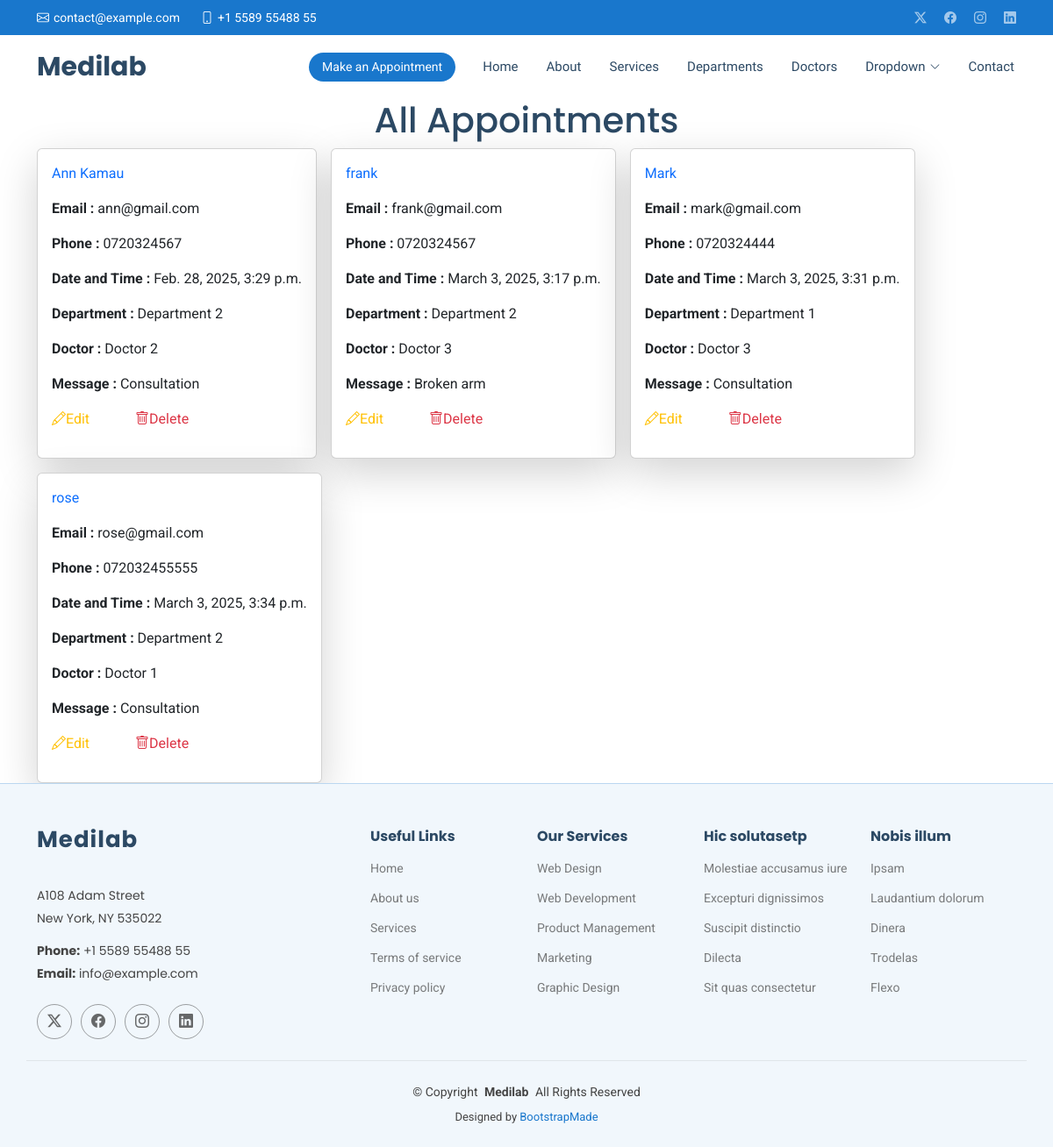
Before: /show/ with the older database file.
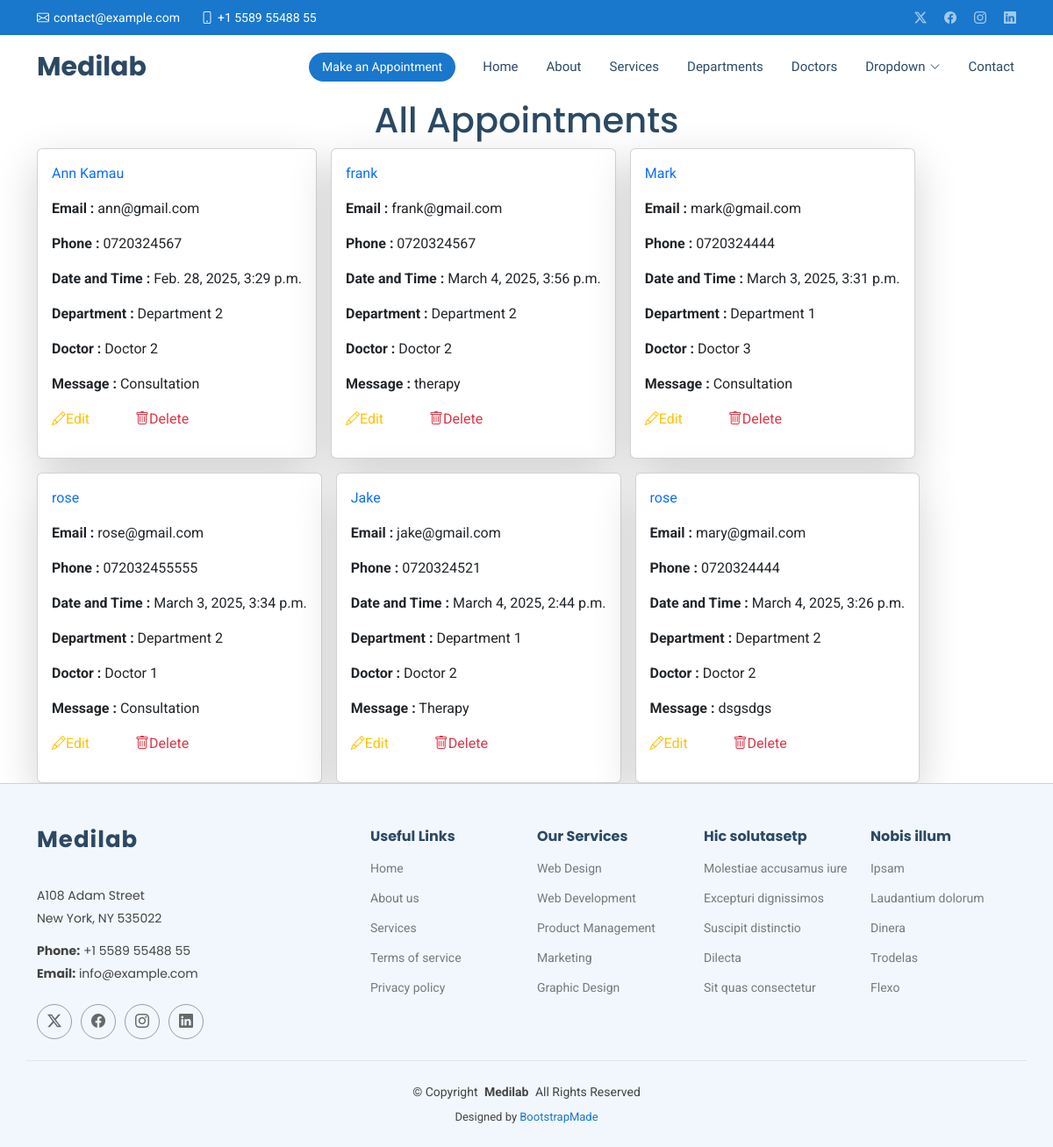
After: the same page with the newer database file.
### Hospitalapp/models.py (models this page shows, shortened)
class Appointment(models.Model):
    name = models.CharField(max_length=50)
    email = models.EmailField()
    phone = models.CharField(max_length=15)
    date = models.DateTimeField()
    department = models.CharField(max_length=50)
    doctor = models.CharField(max_length=50)
    message = models.TextField()

### Hospitalapp/views.py (the view)
# urls.py: path('show/', views.show, name='show'),
def show(request):
    all = Appointment.objects.all()
    return  render(request,'show.html',{'all':all})

### Templates/show.html (shortened to what this page needs)
{% extends 'starter-page.html' %}
{% load static %}
{% block content %}
    <h1 class="text-center">All Appointments</h1>
   <div class="d-flex flex-wrap gap-3 container">
    {% for x in all%}
        <div class="card w-30 shadow-lg p-3 ">
        <p class="text-primary">{{ x.name }}</p>
        <p><b>Email :</b> {{ x.email }}</p>
        <p><b>Phone :</b> {{ x.phone }}</p>
        <p><b>Date and Time :</b> {{ x.date }}</p>
        <p><b>Department :</b> {{ x.department }}</p>
        <p><b>Doctor :</b> {{ x.doctor }}</p>
        <p><b>Message :</b> {{ x.message }}</p>
        <p>
            <a href="{% url 'edit' x.id%}" class="text-warning me-5">
                <i class="bi bi-pencil"></i>Edit
            </a>
            <a href="/delete/{{ x.id }}" class="text-danger">
                <i class="bi bi-trash"></i>Delete
            </a>
        </p>
        </div>
    {% endfor %}
   </div>
{% endblock %}

### Templates/starter-page.html (shortened to what this page needs)
<!DOCTYPE html>
<html lang="en">
<head>
    {% load static %}
  <link href="{% static 'assets/vendor/bootstrap/css/bootstrap.min.css' %}" rel="stylesheet">
  <link href="{% static 'assets/vendor/bootstrap-icons/bootstrap-icons.css' %}" rel="stylesheet">
  <link href="{% static 'assets/vendor/aos/aos.css' %}" rel="stylesheet">
  <link href="{% static 'assets/vendor/fontawesome-free/css/all.min.css' %}" rel="stylesheet">
  <link href="{% static 'assets/vendor/glightbox/css/glightbox.min.css' %}" rel="stylesheet">
  <link href="{% static 'assets/vendor/swiper/swiper-bundle.min.css' %}" rel="stylesheet">
  <link href="{% static 'assets/css/main.css' %}" rel="stylesheet">
</head>
<body class="starter-page-page">
  <header id="header" class="header sticky-top">
    <div class="topbar d-flex align-items-center">
      <div class="container d-flex justify-content-center justify-content-md-between">
        <div class="contact-info d-flex align-items-center">
          <i class="bi bi-envelope d-flex align-items-center"><a href="mailto:contact@example.com">contact@example.com</a></i>
          <i class="bi bi-phone d-flex align-items-center ms-4"><span>+1 5589 55488 55</span></i>
        </div>
        <div class="social-links d-none d-md-flex align-items-center">
          <a href="#" class="twitter"><i class="bi bi-twitter-x"></i></a>
          <a href="#" class="facebook"><i class="bi bi-facebook"></i></a>
          <a href="#" class="instagram"><i class="bi bi-instagram"></i></a>
          <a href="#" class="linkedin"><i class="bi bi-linkedin"></i></a>
        </div>
      </div>
    </div>
    <div class="branding d-flex align-items-center">
      <div class="container position-relative d-flex align-items-center justify-content-between">
        <a href="index.html" class="logo d-flex align-items-center me-auto">
          <h1 class="sitename">Medilab</h1>
        </a>
        <nav id="navmenu" class="navmenu">
          <ul>
            <li><a href="{% url 'index' %}">Home<br></a></li>
            <li><a href="{% url 'about' %}">About</a></li>
            <li><a href="{% url 'service' %}">Services</a></li>
            <li><a href="{% url 'department' %}">Departments</a></li>
            <li><a href="{% url 'doctors' %}">Doctors</a></li>
            <li class="dropdown"><a href="#"><span>Dropdown</span> <i class="bi bi-chevron-down toggle-dropdown"></i></a>
            </li>
            <li><a href="{% url 'contacts' %}">Contact</a></li>
          </ul>
        </nav>
        <a class="cta-btn d-none d-sm-block" href="{% url 'appointment' %}">Make an Appointment</a>
      </div>
    </div>
  </header>
  <main class="main">
        {% block content %}
        {% endblock %}
  </main>
  <footer id="footer" class="footer light-background">
    <div class="container footer-top">
      <div class="row gy-4">
        <div class="col-lg-4 col-md-6 footer-about">
          <a href="index.html" class="logo d-flex align-items-center">
            <span class="sitename">Medilab</span>
          </a>
          <div class="footer-contact pt-3">
            <p>A108 Adam Street</p>
            <p>New York, NY 535022</p>
            <p class="mt-3"><strong>Phone:</strong> <span>+1 5589 55488 55</span></p>
            <p><strong>Email:</strong> <span>info@example.com</span></p>
          </div>
          <div class="social-links d-flex mt-4">
            <a href=""><i class="bi bi-twitter-x"></i></a>
            <a href=""><i class="bi bi-facebook"></i></a>
            <a href=""><i class="bi bi-instagram"></i></a>
            <a href=""><i class="bi bi-linkedin"></i></a>
          </div>
        </div>
        <div class="col-lg-2 col-md-3 footer-links">
          <h4>Useful Links</h4>
          <ul>
            <li><a href="#">Home</a></li>
            <li><a href="#">About us</a></li>
            <li><a href="#">Services</a></li>
            <li><a href="#">Terms of service</a></li>
            <li><a href="#">Privacy policy</a></li>
          </ul>
        </div>
        <div class="col-lg-2 col-md-3 footer-links">
          <h4>Our Services</h4>
          <ul>
            <li><a href="#">Web Design</a></li>
            <li><a href="#">Web Development</a></li>
            <li><a href="#">Product Management</a></li>
            <li><a href="#">Marketing</a></li>
            <li><a href="#">Graphic Design</a></li>
          </ul>
        </div>
        <div class="col-lg-2 col-md-3 footer-links">
          <h4>Hic solutasetp</h4>
          <ul>
            <li><a href="#">Molestiae accusamus iure</a></li>
            <li><a href="#">Excepturi dignissimos</a></li>
            <li><a href="#">Suscipit distinctio</a></li>
            <li><a href="#">Dilecta</a></li>
            <li><a href="#">Sit quas consectetur</a></li>
          </ul>
        </div>
        <div class="col-lg-2 col-md-3 footer-links">
          <h4>Nobis illum</h4>
          <ul>
            <li><a href="#">Ipsam</a></li>
            <li><a href="#">Laudantium dolorum</a></li>
            <li><a href="#">Dinera</a></li>
            <li><a href="#">Trodelas</a></li>
            <li><a href="#">Flexo</a></li>
          </ul>
        </div>
      </div>
    </div>
    <div class="container copyright text-center mt-4">
      <p>© <span>Copyright</span> <strong class="px-1 sitename">Medilab</strong> <span>All Rights Reserved</span></p>
      <div class="credits">
        Designed by <a href="https://bootstrapmade.com/">BootstrapMade</a>
      </div>
    </div>
  </footer>
</body>
</html>

Changed rows visible on the page:
changed Appointment "frank": date "March 3, 2025, 3:17 p.m." → "March 4, 2025, 3:56 p.m."; doctor "Doctor 3" → "Doctor 2"; message "Broken arm" → "therapy"
added Appointment: name "Jake", email "jake@gmail.com", phone "0720324521", date "March 4, 2025, 2:44 p.m.", department "Department 1", doctor "Doctor 2", message "Therapy"
added Appointment: name "rose", email "mary@gmail.com", phone "0720324444", date "March 4, 2025, 3:26 p.m.", department "Department 2", doctor "Doctor 2", message "dsgsdgs"
